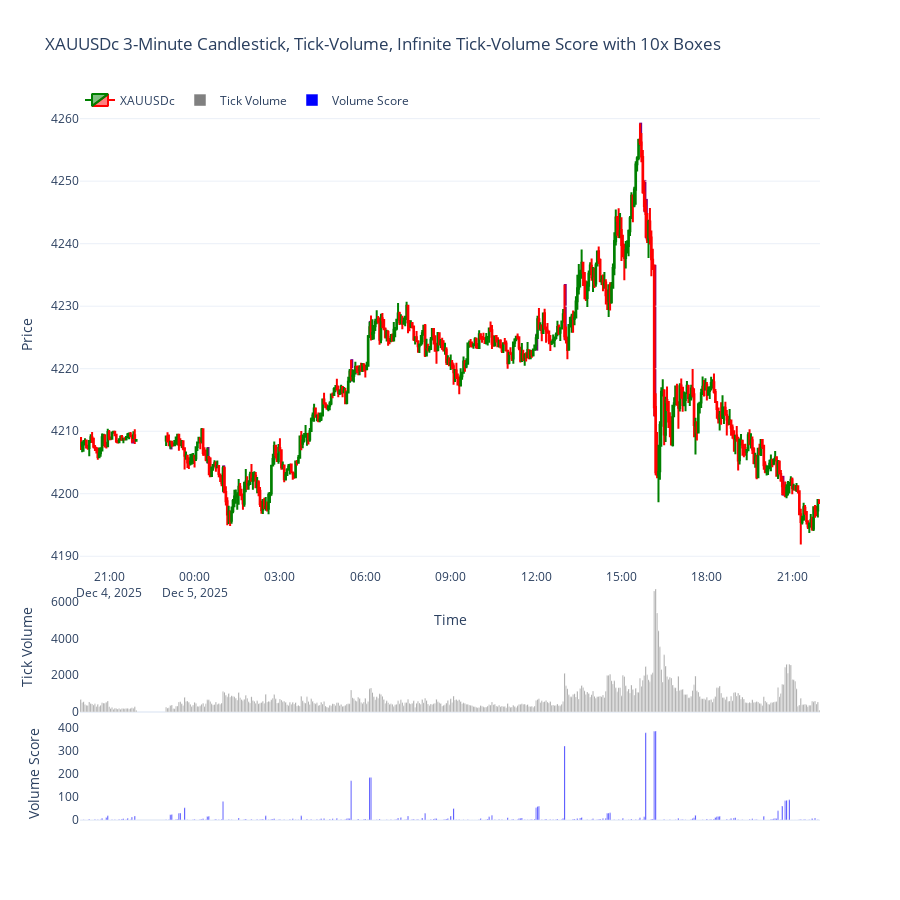

The code cell stored with this chart in its notebook:
### Markdown cell above
If the volume score (position 0) is 10 times (10x) higher than the previous bar's (position -1) then draw a box at the corresponding candlestick (extend +5 bars to the right).

Condition: if the current vol_score (position 0) is 10× higher than the previous vol_score (position -1).
Action: draw a box around the corresponding candlestick and extend it 1 bar to the right.
This uses only the volume score (third pane) as the reference.

### Code cell
import MetaTrader5 as mt5
import pandas as pd
import numpy as np
import plotly.graph_objects as go
from datetime import datetime, timedelta

# -------------------------
# 1. Initialize MT5
# -------------------------
if not mt5.initialize():
    print("MT5 initialization failed")
    mt5.shutdown()

# -------------------------
# 2. Fetch 3-minute data
# -------------------------
symbol = "XAUUSDc"
timeframe = mt5.TIMEFRAME_M3
n_bars = 500
utc_from = datetime.now() - timedelta(days=2)

rates = mt5.copy_rates_from(symbol, timeframe, utc_from, n_bars)
mt5.shutdown()

# -------------------------
# 3. Convert to DataFrame
# -------------------------
df = pd.DataFrame(rates)
df['time'] = pd.to_datetime(df['time'], unit='s')
df.set_index('time', inplace=True)

# -------------------------
# 4. Remove non-trading periods (weekends)
# -------------------------
df = df[df.index.dayofweek < 5]

# -------------------------
# 5. Infinite tick-volume score algorithm (horizontal intersection logic)
# -------------------------
def tick_volume_infinite_score(volumes):
    scores = np.zeros(len(volumes))
    for i in range(1, len(volumes)):
        count = 0
        # Compare current bar to all previous bars to the left until intersection
        for j in range(i-1, -1, -1):
            if volumes[i] > volumes[j]:
                count += 1
            else:
                break
        scores[i] = count
    return scores

df['vol_score'] = tick_volume_infinite_score(df['tick_volume'])

# -------------------------
# 6. Additional logic: box if vol_score is 10x previous vol_score
# -------------------------
boxes = []
for i in range(1, len(df)):
    if df['vol_score'].iloc[i-1] > 0 and df['vol_score'].iloc[i] >= 10 * df['vol_score'].iloc[i-1]:
        x0 = df.index[i]
        x1 = df.index[min(i+1, len(df)-1)]  # extend 1 bar to the right
        y0 = df['low'].iloc[i]
        y1 = df['high'].iloc[i]
        boxes.append(dict(
            type="rect",
            xref="x",
            yref="y",
            x0=x0,
            x1=x1,
            y0=y0,
            y1=y1,
            line=dict(color="purple", width=1.5),
            fillcolor="rgba(128,0,128,0.2)",
            layer="below"
        ))

# -------------------------
# 7. Plot 3-pane chart
# -------------------------
fig = go.Figure()

# Candlestick chart (top pane)
fig.add_trace(go.Candlestick(
    x=df.index,
    open=df['open'],
    high=df['high'],
    low=df['low'],
    close=df['close'],
    name='XAUUSDc',
    increasing_line_color='green',
    decreasing_line_color='red'
))

# Tick-volume bars (middle pane)
fig.add_trace(go.Bar(
    x=df.index,
    y=df['tick_volume'],
    name='Tick Volume',
    marker_color='gray',
    yaxis='y2'
))

# Volume score bars (bottom pane)
fig.add_trace(go.Bar(
    x=df.index,
    y=df['vol_score'],
    name='Volume Score',
    marker_color='blue',
    yaxis='y3'
))

# Add boxes for 10x vol_score spikes
fig.update_layout(shapes=boxes)

# Layout
fig.update_layout(
    template='plotly_white',
    title='XAUUSDc 3-Minute Candlestick, Tick-Volume, Infinite Tick-Volume Score with 10x Boxes',
    xaxis=dict(title='Time', rangeslider=dict(visible=False)),
    yaxis=dict(title='Price', domain=[0.35, 1]),
    yaxis2=dict(title='Tick Volume', domain=[0.15, 0.33], showgrid=False),
    yaxis3=dict(title='Volume Score', domain=[0, 0.13], showgrid=False),
    legend=dict(orientation='h', y=1.02, x=0),
    height=900
)

fig.show()

### Figure 1 — Plotly figure (JSON) as saved in the notebook; plotly's stock layout.template omitted (floating-point values rounded to 4 significant figures; data arrays with more than 128 entries replaced by an {"elided": "..."} marker saying what was removed)
{"data": [{"close": {"elided": "500 float values"}, "decreasing": {"line": {"color": "red"}}, "high": {"elided": "500 float values"}, "increasing": {"line": {"color": "green"}}, "low": {"elided": "500 float values"}, "name": "XAUUSDc", "open": {"elided": "500 float values"}, "type": "candlestick", "x": {"elided": "500 str values"}}, {"marker": {"color": "gray"}, "name": "Tick Volume", "type": "bar", "x": {"elided": "500 str values"}, "y": {"elided": "500 int values"}, "yaxis": "y2"}, {"marker": {"color": "blue"}, "name": "Volume Score", "type": "bar", "x": {"elided": "500 str values"}, "y": {"elided": "500 float values"}, "yaxis": "y3"}], "layout": {"height": 900, "legend": {"orientation": "h", "x": 0, "y": 1.02}, "shapes": [{"fillcolor": "rgba(128,0,128,0.2)", "layer": "below", "line": {"color": "purple", "width": 1.5}, "type": "rect", "x0": "2025-12-04T21:48:00", "x1": "2025-12-04T21:51:00", "xref": "x", "y0": 4208.0, "y1": 4209.0, "yref": "y"}, {"fillcolor": "rgba(128,0,128,0.2)", "layer": "below", "line": {"color": "purple", "width": 1.5}, "type": "rect", "x0": "2025-12-04T23:09:00", "x1": "2025-12-04T23:12:00", "xref": "x", "y0": 4207.0, "y1": 4208.0, "yref": "y"}, {"fillcolor": "rgba(128,0,128,0.2)", "layer": "below", "line": {"color": "purple", "width": 1.5}, "type": "rect", "x0": "2025-12-05T00:27:00", "x1": "2025-12-05T00:30:00", "xref": "x", "y0": 4205.0, "y1": 4207.0, "yref": "y"}, {"fillcolor": "rgba(128,0,128,0.2)", "layer": "below", "line": {"color": "purple", "width": 1.5}, "type": "rect", "x0": "2025-12-05T01:00:00", "x1": "2025-12-05T01:03:00", "xref": "x", "y0": 4200.0, "y1": 4204.0, "yref": "y"}, {"fillcolor": "rgba(128,0,128,0.2)", "layer": "below", "line": {"color": "purple", "width": 1.5}, "type": "rect", "x0": "2025-12-05T05:30:00", "x1": "2025-12-05T05:33:00", "xref": "x", "y0": 4218.0, "y1": 4221.0, "yref": "y"}, {"fillcolor": "rgba(128,0,128,0.2)", "layer": "below", "line": {"color": "purple", "width": 1.5}, "type": "rect", "x0": "2025-12-05T06:09:00", "x1": "2025-12-05T06:12:00", "xref": "x", "y0": 4225.0, "y1": 4228.0, "yref": "y"}, {"fillcolor": "rgba(128,0,128,0.2)", "layer": "below", "line": {"color": "purple", "width": 1.5}, "type": "rect", "x0": "2025-12-05T12:00:00", "x1": "2025-12-05T12:03:00", "xref": "x", "y0": 4223.0, "y1": 4225.0, "yref": "y"}, {"fillcolor": "rgba(128,0,128,0.2)", "layer": "below", "line": {"color": "purple", "width": 1.5}, "type": "rect", "x0": "2025-12-05T13:00:00", "x1": "2025-12-05T13:03:00", "xref": "x", "y0": 4225.0, "y1": 4233.0, "yref": "y"}, {"fillcolor": "rgba(128,0,128,0.2)", "layer": "below", "line": {"color": "purple", "width": 1.5}, "type": "rect", "x0": "2025-12-05T15:39:00", "x1": "2025-12-05T15:42:00", "xref": "x", "y0": 4256.0, "y1": 4259.0, "yref": "y"}, {"fillcolor": "rgba(128,0,128,0.2)", "layer": "below", "line": {"color": "purple", "width": 1.5}, "type": "rect", "x0": "2025-12-05T15:48:00", "x1": "2025-12-05T15:51:00", "xref": "x", "y0": 4245.0, "y1": 4250.0, "yref": "y"}, {"fillcolor": "rgba(128,0,128,0.2)", "layer": "below", "line": {"color": "purple", "width": 1.5}, "type": "rect", "x0": "2025-12-05T15:51:00", "x1": "2025-12-05T15:54:00", "xref": "x", "y0": 4241.0, "y1": 4247.0, "yref": "y"}, {"fillcolor": "rgba(128,0,128,0.2)", "layer": "below", "line": {"color": "purple", "width": 1.5}, "type": "rect", "x0": "2025-12-05T16:09:00", "x1": "2025-12-05T16:12:00", "xref": "x", "y0": 4212.0, "y1": 4236.0, "yref": "y"}, {"fillcolor": "rgba(128,0,128,0.2)", "layer": "below", "line": {"color": "purple", "width": 1.5}, "type": "rect", "x0": "2025-12-05T20:39:00", "x1": "2025-12-05T20:42:00", "xref": "x", "y0": 4200.0, "y1": 4203.0, "yref": "y"}], "title": {"text": "XAUUSDc 3-Minute Candlestick, Tick-Volume, Infinite Tick-Volume Score with 10x Boxes"}, "xaxis": {"rangeslider": {"visible": false}, "title": {"text": "Time"}}, "yaxis": {"domain": [0.35, 1], "title": {"text": "Price"}}, "yaxis2": {"domain": [0.15, 0.33], "showgrid": false, "title": {"text": "Tick Volume"}}, "yaxis3": {"domain": [0, 0.13], "showgrid": false, "title": {"text": "Volume Score"}}}}
